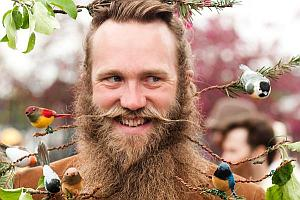
%> input picture Testing/1.jpg, 300 x 200 px
$ octave TESTINGWrapper.m   (GNU Octave 9; MATLAB toolbox functions it lacks are replaced by stand-ins)
%> lines starting %> are read from the running program, lines starting %| are printed output that depends on the picture
%> further down, I is the input picture: size 200x300x3 uint8; mean R, G, B 174.8, 145, 125
### Testing/FaceDetect.m
%% Face Detection Code
%% Code Written by Nitin J. Sanket (nitinsan@seas.upenn.edu) (1)
%%              and Adarsh Vakkaleri Sateesh (adarshv@seas.upenn.edu) (2)
%% (1) MSE in Robotics Student, University of Pennsylvania
%% (2) MSE in Computer and Information Science Student, University of Pennsylvania
%% This code is a part of
%% Project 4: CIS581 Computer Vision - Face Replacement

function [FDOut, BBox] = FaceDetect(im2, NBlock, NScales, Thld, AvgFace, gbestFinal, NParts, SkipFactor)
%> called with NBlock = [90 74], NScales = 7, Thld = [0.85 0.85 0.85 0.85 0.85 0.85 0.85], NParts = 3, SkipFactor = 1
tic
disp('Testing Sequence Started....');
if(nargin<8)
    NBlock = [90 74];
    NScales = 7;
    disp([num2str(NScales), ' scales....']);
    Thld = repmat(0.85, 1, NScales);
    disp('Thresholds set as: ');
    disp(num2str(Thld));
    load('AvgFace.mat');
    load('gbestFinal.mat');
    SkipFactor = 1;
else
    disp([num2str(NScales), ' scales....']);
    disp('Thresholds set as: ');
    disp(num2str(Thld));
end
%% Testing
IT1 = AvgFace;
IT1 = adapthisteq(IT1);
gbest = im2double(gbestFinal);
im1 = im2double(IT1);
Centroid = [];
n = 1;
IColorOrg = im2double(im2);
im2 = rgb2gray(im2double(im2));
im3Org = im2;
im2 = adapthisteq(im2);
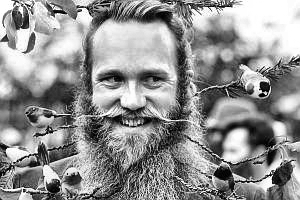
%> im2: size 200x300 double; min 0, max 1, mean 0.573
num_iter = 15;
delta_t = 1/7;
kappa = 30;
option = 2;
im2Org = anisodiff2D(im2,num_iter,delta_t,kappa,option);

ScaleRatio = [1.25^4 1.25^3 1.25^2 1.25 1 1/1.25 1/1.25^2 1/1.25^3 1/1.25^4];
disp('Using Following Scale Ratioes:');
disp(num2str(ScaleRatio(1:NScales)));
for Scale = 1:NScales
    im2 = imresize(im2Org, ScaleRatio(Scale), 'bicubic');
    im3 = imresize(im3Org, ScaleRatio(Scale), 'bicubic');
    disp(['Scale ', num2str(Scale)]);

    disp('Template Matching Started....');
    % Apply templete matching using power of the image
    [~, M, BW] = tmpRect(im1,im2,im3,gbest, Thld(Scale), SkipFactor);

    [L, num] = bwlabel(BW);
    disp(['Possible ', num2str(num), ' clusters found....']);
    s = regionprops(L, 'Centroid');

    for w = 1:size(s,1)
        s(w).Centroid = round(s(w).Centroid);
    end

    try
        for k = 1:size(s,1)
            disp(['Cluster ',num2str(k), ' of ', num2str(size(s,1))]);
            Crop = im3(s(k).Centroid(2):s(k).Centroid(2)+NBlock(1)-1, s(k).Centroid(1):s(k).Centroid(1)+NBlock(2)-1);
            [~, ~, ~, ~, Parts, ~] = FindFaceParts(Crop, 0);
            if(NParts<4)
                if(sum(Parts)>=NParts) % 3 or 4 parts found then tag it as a face
                    FaceFound(k) = 1;
                else
                    FaceFound(k) = 0;
                end
            else
                if(sum(Parts)==NParts) % 4 parts found then tag it as a face
                    FaceFound(k) = 1;
                else
                    FaceFound(k) = 0;
                end
            end
        end

        FaceFoundIdx = find(FaceFound);
        FinalOut = IColorOrg;

        for e = 1:size(FaceFoundIdx,2)
            FinalOut = insertObjectAnnotation(FinalOut,'rectangle',[s(FaceFoundIdx(e)).Centroid(1), s(FaceFoundIdx(e)).Centroid(2), NBlock(2)-1, NBlock(1)-1] ,'Face');
        end

        if(size(FaceFoundIdx)>0)
            for e = 1:size(FaceFoundIdx,2)
                % x,y,width,height
                Centroid(n, 1) = round(s(FaceFoundIdx(e)).Centroid(1)./ScaleRatio(Scale));
                Centroid(n, 2) = round(s(FaceFoundIdx(e)).Centroid(2)./ScaleRatio(Scale));
                Centroid(n, 3) = round((NBlock(2)-1)./ScaleRatio(Scale));
                Centroid(n, 4) = round((NBlock(1)-1)./ScaleRatio(Scale));
                Centroid(n, 5) = ScaleRatio(Scale);
                n = n+1;
            end
        end

        for q = 1:numel(FaceFoundIdx)
            MVal{Scale} = M(s(FaceFoundIdx(q)).Centroid(2), s(FaceFoundIdx(q)).Centroid(1));
        end
        disp(MVal);
        clear FaceFoundIdx FaceFound s k
    catch
        continue;
    end
end

try
    BW = zeros(size(im3Org));
    for a = 1:size(Centroid,1)
        BW(Centroid(a,2):Centroid(a,2)+Centroid(a,4),Centroid(a,1):Centroid(a,1)+Centroid(a,3)) = 1;
    end

    [L, ~] = bwlabel(BW);
    s = regionprops(L, 'BoundingBox');

    for w = 1:size(s,1)
        BBox(w, :) = round(s(w).BoundingBox);
    end

    FDOut = IColorOrg;
    for e = 1:size(BBox,1)
        % [x y width height]
        FDOut = insertObjectAnnotation(FDOut,'rectangle',[BBox(e,1), BBox(e,2), BBox(e,3), BBox(e,4)],'Face');
    end
catch
    % NO FACE FOUND IF HERE
    FDOut = IColorOrg;
    BBox = [];
end
Time = toc;
disp(['Time taken to process current image was ', num2str(Time), 's']);
end

### Testing/anisodiff2D.m
%% Anisotropic Diffusion Code
%% This code is a part of
%% Project 4: CIS581 Computer Vision - Face Replacement

function diff_im = anisodiff2D(im, num_iter, delta_t, kappa, option)
%> called with num_iter = 15, delta_t = 0.143, kappa = 30, option = 2
%ANISODIFF2D Conventional anisotropic diffusion
%   DIFF_IM = ANISODIFF2D(IM, NUM_ITER, DELTA_T, KAPPA, OPTION) perfoms
%   conventional anisotropic diffusion (Perona & Malik) upon a gray scale
%   image. A 2D network structure of 8 neighboring nodes is considered for
%   diffusion conduction.
%
%       ARGUMENT DESCRIPTION:
%               IM       - gray scale image (MxN).
%               NUM_ITER - number of iterations.
%               DELTA_T  - integration constant (0 <= delta_t <= 1/7).
%                          Usually, due to numerical stability this
%                          parameter is set to its maximum value.
%               KAPPA    - gradient modulus threshold that controls the conduction.
%               OPTION   - conduction coefficient functions proposed by Perona & Malik:
%                          1 - c(x,y,t) = exp(-(nablaI/kappa).^2),
%                              privileges high-contrast edges over low-contrast ones.
%                          2 - c(x,y,t) = 1./(1 + (nablaI/kappa).^2),
%                              privileges wide regions over smaller ones.
%
%       OUTPUT DESCRIPTION:
%                DIFF_IM - (diffused) image with the largest scale-space parameter.
%
%   Example
%   -------------
%   s = phantom(512) + randn%   num_iter = 15;
%   delta_t = 1/7;
%   kappa = 30;
%   option = 2;
%   ad = anisodiff2D(s,num_iter,delta_t,kappa,option);(512);

%   figure, subplot 121, imshow(s,[]), subplot 122, imshow(ad,[])
%
% See also anisodiff1D, anisodiff3D.

% References:
%   P. Perona and J. Malik.
%   Scale-Space and Edge Detection Using Anisotropic Diffusion.
%   IEEE Transactions on Pattern Analysis and Machine Intelligence,
%   12(7):629-639, July 1990.
%
%   G. Grieg, O. Kubler, R. Kikinis, and F. A. Jolesz.
%   Nonlinear Anisotropic Filtering of MRI Data.
%   IEEE Transactions on Medical Imaging,
%   11(2):221-232, June 1992.
%
%   MATLAB implementation based on Peter Kovesi's anisodiff(.):
%   P. D. Kovesi. MATLAB and Octave Functions for Computer Vision and Image Processing.
%   School of Computer Science & Software Engineering,
%   The University of Western Australia. Available from:
%   <http://www.csse.uwa.edu.au/~pk/research/matlabfns/>.
%
% Credits:
% Daniel Simoes Lopes
% ICIST
% Instituto Superior Tecnico - Universidade Tecnica de Lisboa
% danlopes (at) civil ist utl pt
% http://www.civil.ist.utl.pt/~danlopes
%
% May 2007 original version.

% Convert input image to double.
im = double(im);

% PDE (partial differential equation) initial condition.
diff_im = im;

% Center pixel distances.
dx = 1;
dy = 1;
dd = sqrt(2);

% 2D convolution masks - finite differences.
hN = [0 1 0; 0 -1 0; 0 0 0];
hS = [0 0 0; 0 -1 0; 0 1 0];
hE = [0 0 0; 0 -1 1; 0 0 0];
hW = [0 0 0; 1 -1 0; 0 0 0];
hNE = [0 0 1; 0 -1 0; 0 0 0];
hSE = [0 0 0; 0 -1 0; 0 0 1];
hSW = [0 0 0; 0 -1 0; 1 0 0];
hNW = [1 0 0; 0 -1 0; 0 0 0];

% Anisotropic diffusion.
for t = 1:num_iter

        % Finite differences. [imfilter(.,.,'conv') can be replaced by conv2(.,.,'same')]
        nablaN = imfilter(diff_im,hN,'conv');
        nablaS = imfilter(diff_im,hS,'conv');
        nablaW = imfilter(diff_im,hW,'conv');
        nablaE = imfilter(diff_im,hE,'conv');
        nablaNE = imfilter(diff_im,hNE,'conv');
        nablaSE = imfilter(diff_im,hSE,'conv');
        nablaSW = imfilter(diff_im,hSW,'conv');
        nablaNW = imfilter(diff_im,hNW,'conv');

        % Diffusion function.
        if option == 1
            cN = exp(-(nablaN/kappa).^2);
            cS = exp(-(nablaS/kappa).^2);
            cW = exp(-(nablaW/kappa).^2);
            cE = exp(-(nablaE/kappa).^2);
            cNE = exp(-(nablaNE/kappa).^2);
            cSE = exp(-(nablaSE/kappa).^2);
            cSW = exp(-(nablaSW/kappa).^2);
            cNW = exp(-(nablaNW/kappa).^2);
        elseif option == 2
            cN = 1./(1 + (nablaN/kappa).^2);
            cS = 1./(1 + (nablaS/kappa).^2);
            cW = 1./(1 + (nablaW/kappa).^2);
            cE = 1./(1 + (nablaE/kappa).^2);
            cNE = 1./(1 + (nablaNE/kappa).^2);
            cSE = 1./(1 + (nablaSE/kappa).^2);
            cSW = 1./(1 + (nablaSW/kappa).^2);
            cNW = 1./(1 + (nablaNW/kappa).^2);
        end

        % Discrete PDE solution.
        diff_im = diff_im + ...
                  delta_t*(...
                  (1/(dy^2))*cN.*nablaN + (1/(dy^2))*cS.*nablaS + ...
                  (1/(dx^2))*cW.*nablaW + (1/(dx^2))*cE.*nablaE + ...
                  (1/(dd^2))*cNE.*nablaNE + (1/(dd^2))*cSE.*nablaSE + ...
                  (1/(dd^2))*cSW.*nablaSW + (1/(dd^2))*cNW.*nablaNW );

        % Iteration warning.
%         fprintf('\rIteration %d\n',t);
end
%> this loop made 15 passes
%> pass 1, in anisodiff2D, `nablaN = imfilter(diff_im,hN,'conv');`:
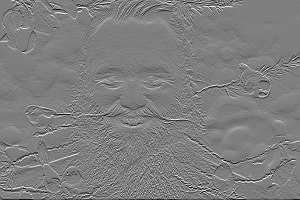
%> nablaN: size 200x300 double; min -0.999, max 1, mean -0.00345; drawn with min black and max white
%> pass 1, in anisodiff2D, `nablaS = imfilter(diff_im,hS,'conv');`:
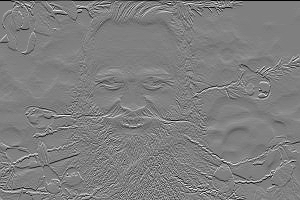
%> nablaS: size 200x300 double; min -1, max 0.999, mean -0.00226; drawn with min black and max white
%> pass 1, in anisodiff2D, `nablaW = imfilter(diff_im,hW,'conv');`:
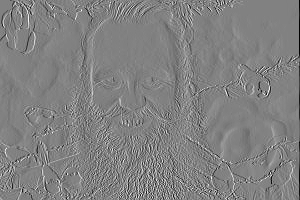
%> nablaW: size 200x300 double; min -1, max 0.965, mean -0.0021; drawn with min black and max white
%> pass 1, in anisodiff2D, `nablaE = imfilter(diff_im,hE,'conv');`:
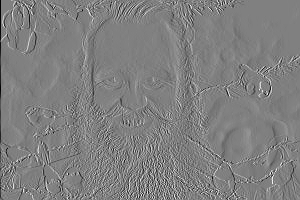
%> nablaE: size 200x300 double; min -1, max 0.989, mean -0.00233; drawn with min black and max white
%> after the loop:
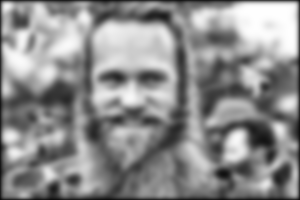
%> diff_im: size 200x300 double; min 0.0395, max 1, mean 0.554

### Testing/tmpRect.m
%% Template Matching Code
%% Code Written by Nitin J. Sanket (nitinsan@seas.upenn.edu) (1)
%%              and Adarsh Vakkaleri Sateesh (adarshv@seas.upenn.edu) (2)
%% Adapted from: Alaa Eleyan Nov,2005
%% (1) MSE in Robotics Student, University of Pennsylvania
%% (2) MSE in Computer and Information Science Student, University of Pennsylvania
%% This code is a part of
%% Project 4: CIS581 Computer Vision - Face Replacement
function [result, M, BW] = tmp(image1,image2,image3,gbest, Thld, SkipFactor);
% im1 is template
% im2 is big image
if size(image1,3)==3
    image1=rgb2gray(image1);
end
if size(image2,3)==3
    image2=rgb2gray(image2);
end

% check which one is target and which one is template using their size
if size(image1)>size(image2)
    Target=image1;
    Template=image2;
else
    Target=image2;
    Template=image1;
end

% find both images sizes
[r1,c1]=size(Target);
[r2,c2]=size(Template);
% mean of the template
image22=Template-mean(mean(Template));

%corrolate both images
M=[];
k = 1;
for i=1:SkipFactor:(r1-r2+1)
    for j=1:SkipFactor:(c1-c2+1)
%         disp([num2str(i), ' of ', num2str(r1-r2+1), ' and ',  num2str(j), ' of ', num2str(c1-c2+1)]);
        D = Target(i:i+r2-1,j:j+c2-1);
        Nimage=D.*gbest;
        Nimage=Nimage-mean(mean(Nimage));  % mean of image part under mask
        corr=sum(sum(Nimage.*image22.*gbest));
        warning off
        M(i,j)=corr/sqrt(sum(sum(Nimage.^2)));
    end
end
M = M - min(min(M));
M = M./max(max(M));
% figure,
% imagesc(M);
BW = zeros(size(Target));
for i = 1:size(M,1)
    for j = 1:size(M,2)
        if M(i,j) >= Thld
%             IJ(k,1) = i;
%             IJ(k,2) = j;
%             IJ(k,3) = M(i,j);
            k = k + 1;
            BW(i,j) = 1;
        end
    end
end

% plot box on the target image
result = plotboxRect(image3,Template,M);

### Testing/TESTINGWrapper.m
%% Face Detection Wrapper Code
%% Code Written by Nitin J. Sanket (nitinsan@seas.upenn.edu) (1)
%%              and Adarsh Vakkaleri Sateesh (adarshv@seas.upenn.edu) (2)
%% (1) MSE in Robotics Student, University of Pennsylvania
%% (2) MSE in Computer and Information Science Student, University of Pennsylvania
%% This code is a part of
%% Project 4: CIS581 Computer Vision - Face Replacement

clc
clear all
close all

NBlock = [90 74];
NScales =7;
Thld = repmat(0.85, 1, NScales);
NParts = 3;
SkipFactor = 1;
load('AvgFace.mat');
load('gbestFinal.mat');

I = imread('1.jpg');
%> (the run ends here)
